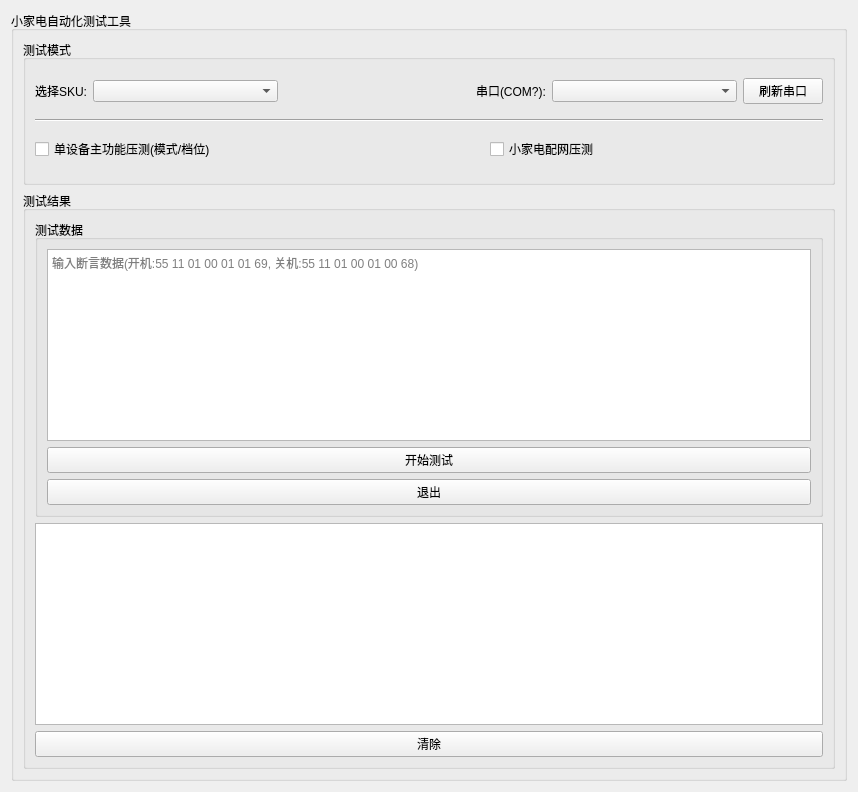
<?xml version="1.0" encoding="UTF-8"?>
<ui version="4.0">
 <class>Form</class>
 <widget class="QWidget" name="Form">
  <property name="geometry">
   <rect>
    <x>0</x>
    <y>0</y>
    <width>858</width>
    <height>792</height>
   </rect>
  </property>
  <property name="windowTitle">
   <string>AutoTool v1.0</string>
  </property>
  <layout class="QVBoxLayout" name="verticalLayout_3">
   <item>
    <widget class="QGroupBox" name="groupBox_3">
     <property name="title">
      <string>小家电自动化测试工具</string>
     </property>
     <layout class="QVBoxLayout" name="verticalLayout_7" stretch="1,4">
      <item>
       <widget class="QGroupBox" name="groupBox_4">
        <property name="title">
         <string>测试模式</string>
        </property>
        <layout class="QVBoxLayout" name="verticalLayout_5">
         <item>
          <layout class="QHBoxLayout" name="horizontalLayout_3" stretch="0,1,0,1,0,1,0">
           <item>
            <widget class="QLabel" name="label_5">
             <property name="text">
              <string>选择SKU:</string>
             </property>
            </widget>
           </item>
           <item>
            <widget class="QComboBox" name="skuBox"/>
           </item>
           <item>
            <widget class="Line" name="line_2">
             <property name="orientation">
              <enum>Qt::Horizontal</enum>
             </property>
            </widget>
           </item>
           <item>
            <spacer name="horizontalSpacer">
             <property name="orientation">
              <enum>Qt::Horizontal</enum>
             </property>
             <property name="sizeHint" stdset="0">
              <size>
               <width>40</width>
               <height>20</height>
              </size>
             </property>
            </spacer>
           </item>
           <item>
            <widget class="QLabel" name="label_2">
             <property name="text">
              <string>串口(COM?):</string>
             </property>
            </widget>
           </item>
           <item>
            <widget class="QComboBox" name="serialBox"/>
           </item>
           <item>
            <widget class="QPushButton" name="refreshSerial">
             <property name="text">
              <string>刷新串口</string>
             </property>
            </widget>
           </item>
          </layout>
         </item>
         <item>
          <widget class="Line" name="line">
           <property name="orientation">
            <enum>Qt::Horizontal</enum>
           </property>
          </widget>
         </item>
         <item>
          <layout class="QHBoxLayout" name="horizontalLayout" stretch="1,1,0,1">
           <item>
            <widget class="QCheckBox" name="main_funBox">
             <property name="text">
              <string>单设备主功能压测(模式/档位)</string>
             </property>
            </widget>
           </item>
           <item>
            <spacer name="horizontalSpacer_4">
             <property name="orientation">
              <enum>Qt::Horizontal</enum>
             </property>
             <property name="sizeHint" stdset="0">
              <size>
               <width>40</width>
               <height>20</height>
              </size>
             </property>
            </spacer>
           </item>
           <item>
            <widget class="QCheckBox" name="wifi_Box">
             <property name="text">
              <string>小家电配网压测</string>
             </property>
            </widget>
           </item>
           <item>
            <spacer name="horizontalSpacer_3">
             <property name="orientation">
              <enum>Qt::Horizontal</enum>
             </property>
             <property name="sizeHint" stdset="0">
              <size>
               <width>118</width>
               <height>20</height>
              </size>
             </property>
            </spacer>
           </item>
          </layout>
         </item>
        </layout>
       </widget>
      </item>
      <item>
       <widget class="QGroupBox" name="groupBox_2">
        <property name="title">
         <string>测试结果</string>
        </property>
        <layout class="QHBoxLayout" name="horizontalLayout_2">
         <item>
          <layout class="QVBoxLayout" name="verticalLayout">
           <item>
            <widget class="QGroupBox" name="groupBox_5">
             <property name="title">
              <string>测试数据</string>
             </property>
             <layout class="QHBoxLayout" name="horizontalLayout_5">
              <item>
               <layout class="QVBoxLayout" name="verticalLayout_4">
                <item>
                 <layout class="QVBoxLayout" name="verticalLayout_2">
                  <item>
                   <widget class="QPlainTextEdit" name="assertTextEdit">
                    <property name="placeholderText">
                     <string>输入断言数据(开机:55 11 01 00 01 01 69, 关机:55 11 01 00 01 00 68)</string>
                    </property>
                   </widget>
                  </item>
                 </layout>
                </item>
                <item>
                 <widget class="QPushButton" name="pushButton">
                  <property name="text">
                   <string>开始测试</string>
                  </property>
                 </widget>
                </item>
                <item>
                 <widget class="QPushButton" name="stopButton">
                  <property name="text">
                   <string>退出</string>
                  </property>
                 </widget>
                </item>
               </layout>
              </item>
             </layout>
            </widget>
           </item>
           <item>
            <widget class="QTextBrowser" name="resultBrowser"/>
           </item>
           <item>
            <widget class="QPushButton" name="clearButton">
             <property name="text">
              <string>清除</string>
             </property>
            </widget>
           </item>
          </layout>
         </item>
        </layout>
       </widget>
      </item>
     </layout>
    </widget>
   </item>
  </layout>
 </widget>
 <resources/>
 <connections/>
</ui>
